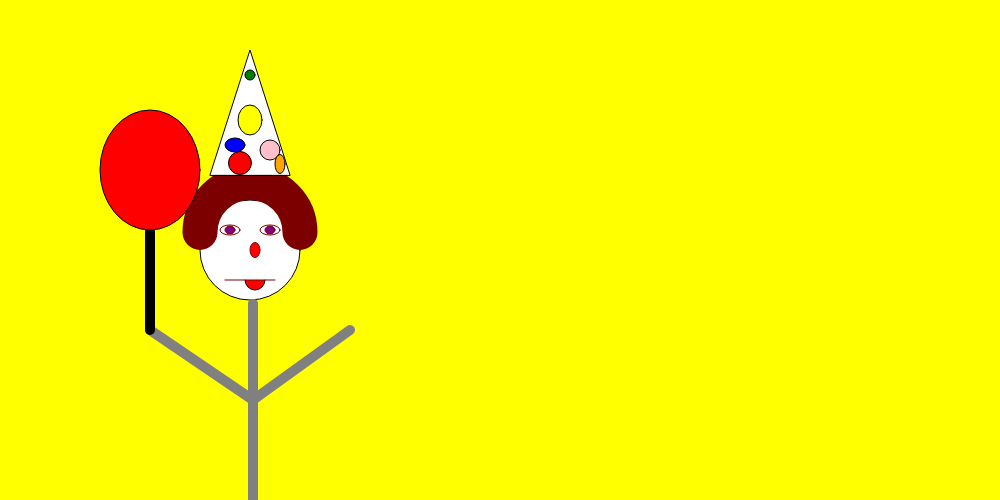
Frame 1 (no input)
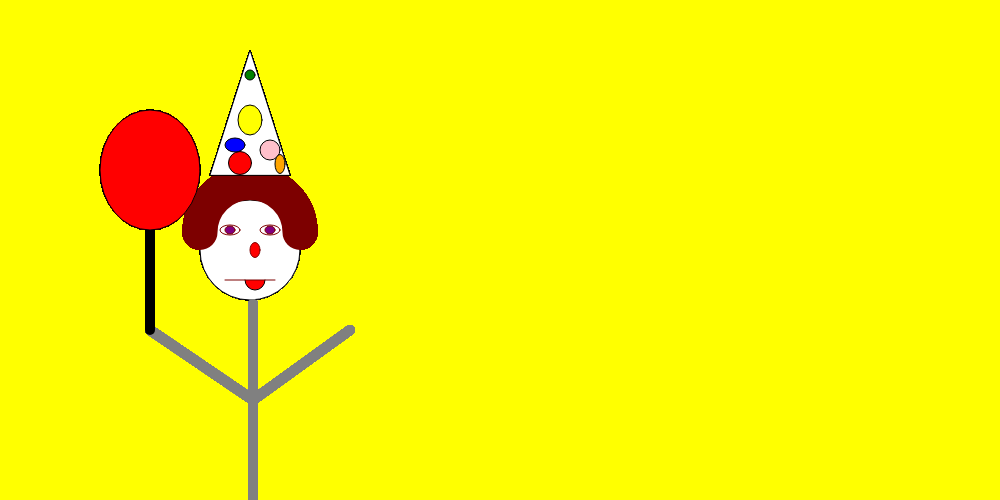
Frame 60 (no input)
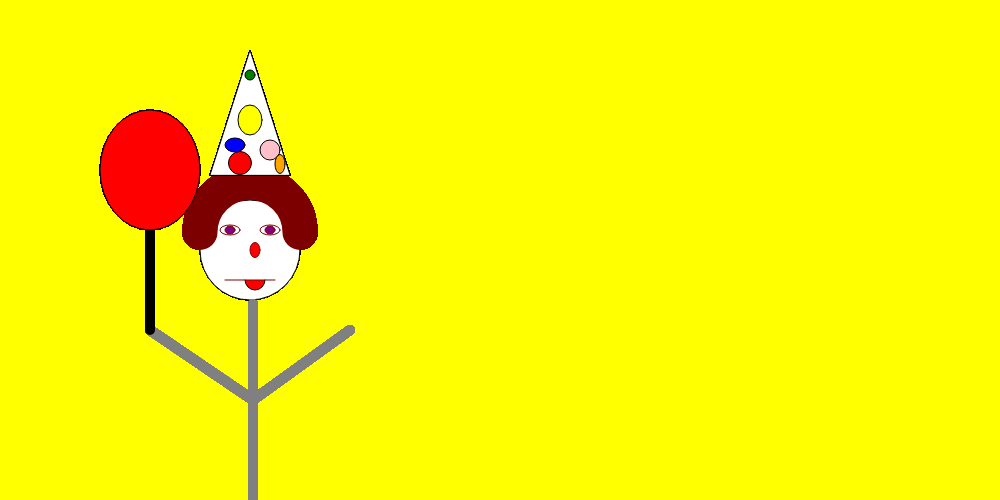
Frame 120 (the mouse pressed at the canvas centre since frame 60)

The p5.js sketch that drew these frames (run headless with seeded random() and noise() and a simulated clock; from frame 60 on, the mouse is pressed at the canvas centre):

// p5.js sketch
// ── sketch.js
var posX = 0;
var posY = 0;
// initializing at 0 makes it a global period.


function setup(){
 createCanvas(1000,500);
 background(125);
 background(63,87,80);
 background("yellow");
 ;

    //posX= width/2;
    //posY= height/2;
    
    posX=250;
    posY=250;
}

function draw(){
    //noStroke(); removes stroke from all the things
    stroke(0);
    strokeWeight(1);
    fill("white");
    ellipse(posX, posY,100,100);
    //the x-y grid starts in the top left, y increases downwards    
    //this width/2, height/2 will always be in the center of the screen.
    fill("red");
    arc(posX+5, posY+30, 20,20, 0, PI);
    
    stroke(125,0,0);
    line(posX - 25, posY + 30, posX+25, posY+30);
    
    fill("white");
    ellipse(posX-20,posY-20 , 20,10);
    
    fill("white");
    ellipse(posX+20, posY-20,20,10);
    
    fill("purple");
    ellipse(posX+20, posY-20, 10,8);
    
    fill("purple");
    ellipse(posX-20, posY-20, 10,8);

    
    
    fill("red");
    ellipse(posX+5, posY, 10,15 );
    
    fill("yellow");
    noFill();
    strokeWeight(35); //making this a heavier weight will give you more "hair"
    arc(posX, posY-17.6,100,100, PI,TWO_PI);
    
    strokeWeight(10);
    stroke("grey");
    line(posX+3,posY+54, posX+3, posY+150);
    
    line(posX-100, posY+80, posX+3,posY+150);

    line(posX+100, posY+80, posX+3,posY+150);
    
    line(posX+3, posY+54, posX+3,posY+500);
    
    
    stroke("black");
    line(posX-100, posY-80, posX-100, posY+80);
    
    strokeWeight(1);
    fill("red");
    ellipse(posX-100,posY-80, 100,120);
    
    strokeWeight(1);
    fill("white");
    triangle(posX-40,posY-75,posX,posY-200,posX+40, posY-75);
    
    strokeWeight(1);
    fill("green");
    ellipse(posX, posY-175,10,10);
    
     strokeWeight(1);
    fill("red");
    ellipse(posX-10, posY-87,23,23);
    
    strokeWeight(1);
    fill("pink");
    ellipse(posX+20, posY-100,20,20);
    
    strokeWeight(1);
    fill("yellow");
    ellipse(posX, posY-130,24,30);
    
    strokeWeight(1);
    fill("orange");
    ellipse(posX+30, posY-86,10,19);
   
    strokeWeight(1);
    fill("blue");
    ellipse(posX-15, posY-105,20,14);
    
    
    //points are not affect by fill, but a by a "stroke", which applies to the entire function.
    
    //fills will need to be placed in front of every shape, else thy'll take the first fill
}

// ── guessinggame.html
<!DOCTYPE html>
<html>

<head>
    <title>Guessing Game</title>

    <style>
        /* Enter CSS below */
    </style>

 </head>


<body>
<!-- HTML COMMENTS LOOK LIKE THIS-->
    <h1>Game of Guesses</h1>

    <p><i>Choose a number between 1-10</i></p>
    <form>
        <label for="guessInput">Enter Number:</label>
        <input test="Text" name= "guessInput" id="guessInput">
        <button type="button" name="guessButton" id="guessButton">Guess!</button>
    </form>
    <div id="outputText"></div>

    <script>
        function checkAnswer(){
            //console.log("it's alive!)
            var guess = document.getElementById("guessInput").value;
            //not putting .vaule will just print out the input objet. [."x" is a value, a .eyecolor in a human function will give you eyecolor]
            console.log(guess);
            
            // conditionals: if statement is true, execute something
            //if (guess == answer){
               // a single "=" means guess become the answer and thus always be true.
                //console.log("You guessed correctly!");
                   //the above is the basic form of a conditional
                //output.innerHTML=("Well done my apprentice");
               //}else{
                   //console.log("You've chosen poorly");
                   //output.innerHTML=("You will not get another chance.");
               // }
    
             //  }
        if (guess == answer) {
            output.innerHTML ="You've done well my appprentice, adjust your strength once more."; answer=Math.floor(Math.random() * 11);
            console.log(answer)
        }else if(guess < answer && guess >= 0){
                output.innerHTML="Do not hold back";
        }else if(guess > answer && guess <=10) {
                output.innerHTML="A fine display, but a waste of power";
        }else {
            output.innerHTML= "Nowhere near my foolish apprentice";
        }
            
       }
            
       // && is the  "and" element 
        //you're always going to get 0-.99, so you have to multiply it by your "UpperRange"+1, so if it's 0-100 you have to Math.floor(Math.random()*101)
        
                
                
            
            
            
        
            
       var guessButton= document.getElementById("guessButton");
        //the variable becomes a button, it becomes an instance of a button. it's an object. 
        guessButton.addEventListener("click", checkAnswer);
       var output=document.getElementById("outputText");
    var answer = Math.floor(Math.random() * 11);
        console.log(answer)
</script>
    

</body>

</html>
